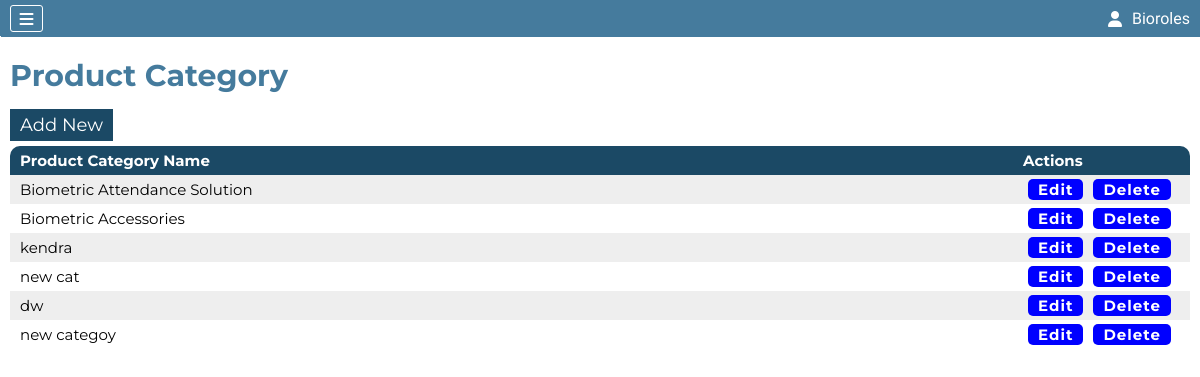
The page /PCategory.php (signed in) on the database as committed earlier.
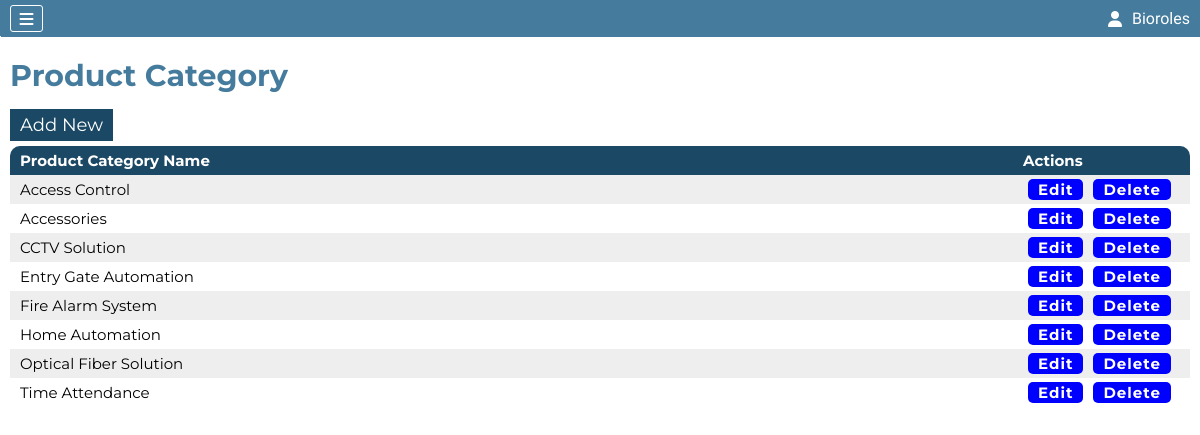
The same page on the database as committed later.
### tables this page shows
CREATE TABLE `pro_category` (
  `P_Category_Id` int(11) NOT NULL AUTO_INCREMENT,
  `P_Category_Name` varchar(100) NOT NULL,
  `P_Category_Image` varchar(100) NOT NULL,
  PRIMARY KEY (`P_Category_Id`)
);

### PCategory.php (the view, shortened to what this page needs)
<?php include "./components/header.php" ?>
<section class="PCategoryPage">
    <h2>Product Category</h2>
    <div class="crudBtn">
        <div class="add">
            <a href="addPCategoryForm.php">Add New</a>
        </div>
    </div>
    <div class="PCategoryContainer">
        <table>
            <thead>
                <tr>
                    <th>Product Category Name</th>
                    <th>Actions</th>
                </tr>
            </thead>
            <tbody>
                <?php
                $nsql="select * from pro_category";
                $result=mysqli_query($conn,$nsql);
                if(mysqli_num_rows($result)>0){
                    while($row=mysqli_fetch_assoc($result)){
                ?>
                <tr>
                    <td><?php echo $row['P_Category_Name'] ?></td>
                    <td><a href="updatePCategoryForm.php?pcid=<?php echo $row['P_Category_Id'] ?>">Edit</a><a href="PCategory.php?dpcid=<?php echo $row['P_Category_Id'] ?>">Delete</Button></a>
                </tr>
                <?php
                    }
                }else{
                ?>
                <tr>
                    <td colspan="5" style="text-align:center;font-size:20px">No Product Added</td>
                </tr>
                <?php
                }
                ?>
            </tbody>
        </table>
    </div>
</section>
<?php include "./components/footer.php" ?>

Rows that differ between the two databases and show on the page:
removed pro_category: P_Category_Name "Biometric Attendance Solution"
removed pro_category: P_Category_Name "Biometric Accessories"
removed pro_category: P_Category_Name "kendra"
removed pro_category: P_Category_Name "new cat"
removed pro_category: P_Category_Name "new categoy"
added pro_category: P_Category_Name "Access Control"
added pro_category: P_Category_Name "Accessories"
added pro_category: P_Category_Name "CCTV Solution"
added pro_category: P_Category_Name "Entry Gate Automation"
added pro_category: P_Category_Name "Fire Alarm System"
added pro_category: P_Category_Name "Home Automation"
added pro_category: P_Category_Name "Optical Fiber Solution"
changed pro_category: P_Category_Name "dw" → "Time Attendance"
